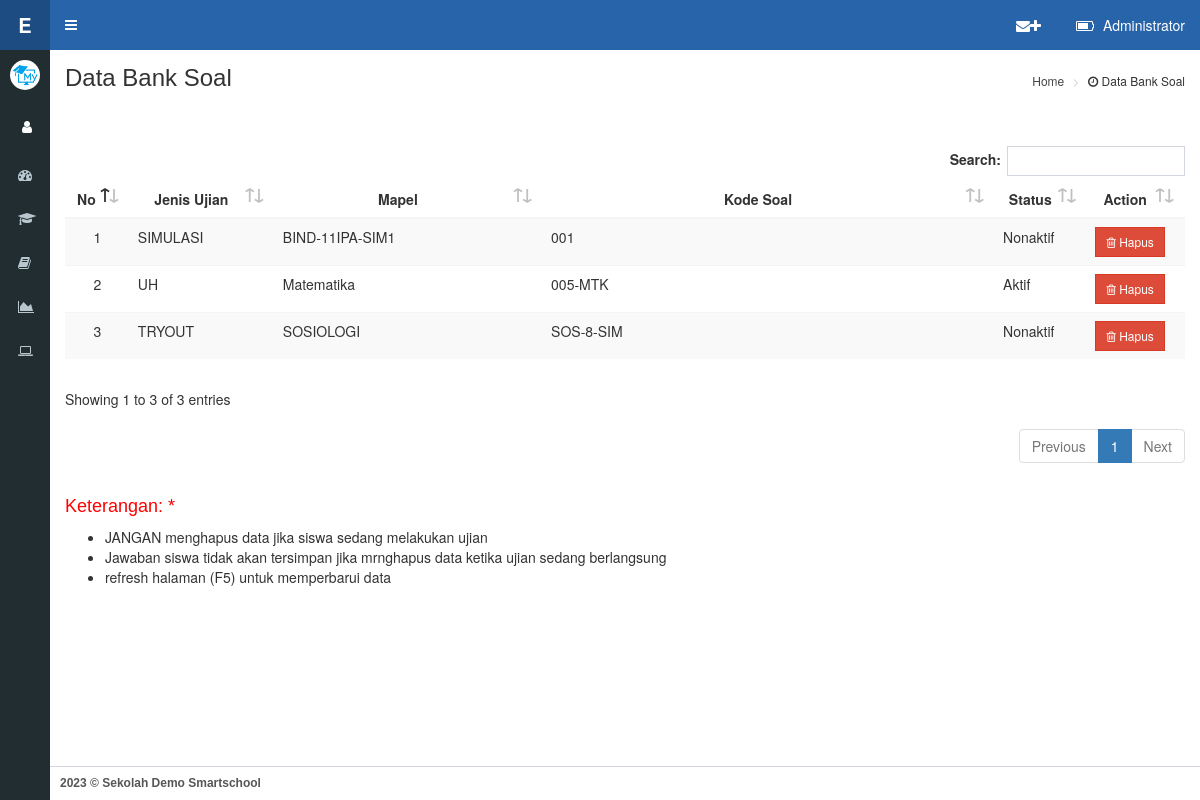
Screenshot of /on-admin/soalbase.php (signed in) with the database file from the repository.
### tables this page shows
CREATE TABLE `users` (
  `id` int(10) NOT NULL,
  `nip` varchar(100) NOT NULL,
  `nama` varchar(100) NOT NULL,
  `jabatan` text NOT NULL,
  `pass` varchar(255) NOT NULL,
  `Id_User` int(11) NOT NULL DEFAULT 1,
  `Id_Usergroup_User` int(11) NOT NULL DEFAULT 1,
  `foto` varchar(100) DEFAULT NULL,
  `instagram` varchar(100) NOT NULL,
  `youtube` varchar(100) NOT NULL,
  `phone` varchar(20) NOT NULL,
  `admin_su` varchar(2) NOT NULL DEFAULT '0'
);

CREATE TABLE `profil` (
  `id` int(11) NOT NULL,
  `n_sekolah` varchar(100) NOT NULL,
  `sub_n_sekolah` varchar(100) NOT NULL,
  `kode_sekolah` varchar(30) NOT NULL,
  `logo` varchar(30) NOT NULL,
  `logo_ujian` varchar(30) NOT NULL,
  `jenis_ujian` text NOT NULL,
  `kota` varchar(30) NOT NULL,
  `tanggal` text NOT NULL,
  `th_ajaran` varchar(15) NOT NULL,
  `logo_kota` varchar(30) NOT NULL,
  `web` varchar(50) NOT NULL,
  `bg_login` varchar(30) NOT NULL,
  `kepsek` varchar(100) NOT NULL,
  `nip` varchar(20) NOT NULL
);

CREATE TABLE `ujian` (
  `Urut` int(11) NOT NULL,
  `jenis` varchar(50) NOT NULL,
  `mapel` varchar(50) NOT NULL,
  `kodesoal` varchar(50) NOT NULL,
  `waktu` varchar(8) NOT NULL,
  `lamaujian` varchar(12) NOT NULL,
  `kunci` varchar(100) NOT NULL,
  `aktif` int(11) NOT NULL DEFAULT 0,
  `acak` varchar(2) NOT NULL,
  `opsi` varchar(10) NOT NULL,
  `kelas` varchar(10) NOT NULL,
  `nilai` varchar(3) NOT NULL
);

### on-admin/conn/cek.php (called while the page is built, shortened)
<?php
if (!isset($_SESSION['admin']) || empty($_SESSION['admin'])) {
header('location:../admin/index.php');
} else {
$username=$_SESSION['admin'];
}
?>

### on-admin/conn/fungsi.php (called while the page is built, shortened)
<?php
$query = mysqli_query ($konek, "SELECT * FROM users WHERE nip='$username'");
$ar = mysqli_fetch_array ($query);
$nama=$ar['nama'];
?>

### on-admin/page/dt_soalbase.php (the view, shortened to what this page needs)
<thead>
	<tr>
		<th width="4%">No</th>
		<th width="15%">Jenis Ujian</th>
		<th width="25%">Mapel</th>
		<th width="40%">Kode Soal</th>
		<th width="4%">Status</th>
		<th width="10%">Action</th>
	</tr>
</thead>
<tbody>
	<?php
		$querydosen = mysqli_query ($konek, "SELECT * FROM ujian");
		$i=1;
		while ($vv = mysqli_fetch_array ($querydosen)){
		    $aktif =$vv['aktif'];
		    $aktif = str_replace("0", "Nonaktif", $aktif);
                        $aktif = str_replace("1", "Aktif", $aktif);
			echo "
				<tr>
					<td align=center>$i</td>
					<td>$vv[jenis]</td>
					<td>$vv[mapel]</td>
					<td>$vv[kodesoal]</td>
					<td>$aktif</td>
					<td>
					<a style='font-decoration:none;color:#222;' onClick='confirm_delete(\"page/soalbase_delete.php?id=$vv[Urut]\")'><button type='button' class='btn btn-danger btn-flat btn-sm'><i class='fa fa-trash-o'></i> Hapus</button></a>
					</td>
				</tr>";
		$i++;
		}
	?>
</tbody>

### on-admin/navbar/content_header.php (shortened to what this page needs)
<header class="main-header">
<div class="logo">
<span class="logo-sm">
<b style="color:white;">E CBT <?php echo date ('Y') ?></b></span>
</div>
  <nav class="navbar navbar-static-top" role="navigation">
    <a href="#" class="sidebar-toggle" data-toggle="push-menu" role="button">
    </a>
    <div class="navbar-custom-menu">
      <ul class="nav navbar-nav">
        <li class="dropdown user user-menu">
          <a href="#" class="dropdown-toggle" data-toggle="dropdown">
            <i class="fa fa-battery-three-quarters"></i>
                <span class="hidden-xs" style="text-transform:capitalize;"><?php echo $nama;?></span>
          </a>
        </li>
      </ul>
    </div>
    <div class="navbar-custom-menu">
      <ul class="nav navbar-nav">
        <li class="dropdown user user-menu">
          <a href="pesan.php">
            <i class="fa fa-envelope"><i class="fa fa-plus"></i></i>
          </a>
        </li>
      </ul>
    </div>
  </nav>
</header>

### on-admin/navbar/userpanel.php (shortened to what this page needs)
<?php
$qq = mysqli_query ($konek, "SELECT * FROM profil where id='1'");
						while ($xx = mysqli_fetch_array ($qq)){
                        ?>
		<div class="user-panel">
            <div class="pull-left image">
              <img src="../aset/foto/<?php echo $xx['logo'];?>" class="img-circle" alt="User Image">
            </div>
		  </div>
		  <div class="user-panel">
            <div class="pull-left image">
			<a href="profil.php" data-toggle="tooltip" data-placement="right" title="Profil"><button id="cog" class="btn btn-default btn-md"><i class="fa fa-user"></i></button></a>
            <a href="theme.php" data-placement="right" data-toggle="tooltip" title="setting"><button id="cog" class="btn btn-default"><i class="fa fa-cog"></i></button></a>
            </div>
        </div>
<?php }?>

### on-admin/soalbase.php (style rules this page uses)
#cog { border-radius:0; background-color:#222d32; color:white; border:0; }

### rows the page displays
users: nama "Administrator"
profil: logo (picture)
ujian: jenis "SIMULASI", mapel "BIND-11IPA-SIM1", kodesoal "001", aktif "Nonaktif"
ujian: jenis "UH", mapel "Matematika", kodesoal "005-MTK", aktif "Aktif"
ujian: jenis "TRYOUT", mapel "SOSIOLOGI", kodesoal "SOS-8-SIM", aktif "Nonaktif"
